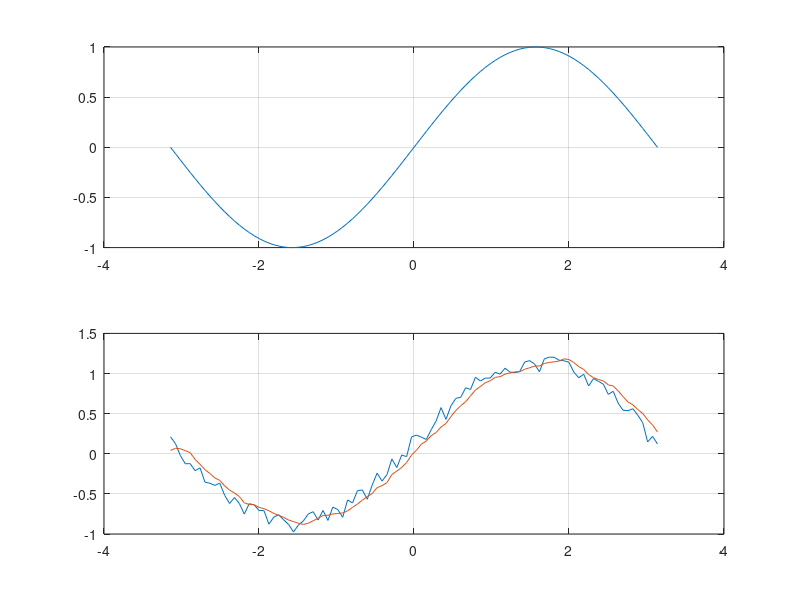

MATLAB code for this plot:
rng default
t = linspace(-pi,pi,100);
x =sin(t);

y = x+0.25*rand(size(t));
ws = 5;

b =(1/ws)*ones(1,ws);
a =1;
z = filter(b,a,y);
subplot(2,1,1);
plot(t,x);
grid on;

subplot(2,1,2);
plot(t,y);
hold on
plot(t,z);
grid on;
